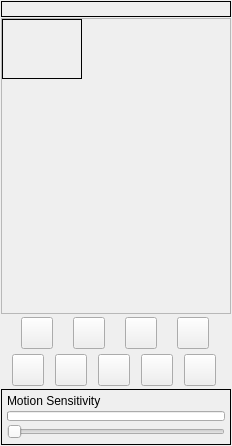
<?xml version="1.0" encoding="UTF-8"?>
<ui version="4.0">
 <class>CamViewWidgetUi</class>
 <widget class="QWidget" name="CamViewWidgetUi">
  <property name="geometry">
   <rect>
    <x>0</x>
    <y>0</y>
    <width>232</width>
    <height>446</height>
   </rect>
  </property>
  <property name="sizePolicy">
   <sizepolicy hsizetype="Expanding" vsizetype="Expanding">
    <horstretch>0</horstretch>
    <verstretch>0</verstretch>
   </sizepolicy>
  </property>
  <property name="minimumSize">
   <size>
    <width>0</width>
    <height>0</height>
   </size>
  </property>
  <property name="windowTitle">
   <string>Form</string>
  </property>
  <layout class="QVBoxLayout" name="verticalLayout">
   <property name="spacing">
    <number>1</number>
   </property>
   <property name="leftMargin">
    <number>1</number>
   </property>
   <property name="topMargin">
    <number>1</number>
   </property>
   <property name="rightMargin">
    <number>1</number>
   </property>
   <property name="bottomMargin">
    <number>1</number>
   </property>
   <item>
    <widget class="QLabel" name="m_UserMsgLabel">
     <property name="sizePolicy">
      <sizepolicy hsizetype="Expanding" vsizetype="Minimum">
       <horstretch>0</horstretch>
       <verstretch>0</verstretch>
      </sizepolicy>
     </property>
     <property name="minimumSize">
      <size>
       <width>0</width>
       <height>13</height>
      </size>
     </property>
     <property name="maximumSize">
      <size>
       <width>16777215</width>
       <height>16777215</height>
      </size>
     </property>
     <property name="frameShape">
      <enum>QFrame::Box</enum>
     </property>
     <property name="text">
      <string/>
     </property>
    </widget>
   </item>
   <item>
    <widget class="VxAspectFrame" name="m_VideoFrame">
     <property name="sizePolicy">
      <sizepolicy hsizetype="Expanding" vsizetype="Expanding">
       <horstretch>0</horstretch>
       <verstretch>0</verstretch>
      </sizepolicy>
     </property>
     <property name="frameShape">
      <enum>QFrame::StyledPanel</enum>
     </property>
     <property name="frameShadow">
      <enum>QFrame::Raised</enum>
     </property>
     <widget class="VxLabel" name="m_VideoScreen">
      <property name="geometry">
       <rect>
        <x>1</x>
        <y>1</y>
        <width>80</width>
        <height>60</height>
       </rect>
      </property>
      <property name="sizePolicy">
       <sizepolicy hsizetype="Ignored" vsizetype="Ignored">
        <horstretch>0</horstretch>
        <verstretch>0</verstretch>
       </sizepolicy>
      </property>
      <property name="minimumSize">
       <size>
        <width>80</width>
        <height>60</height>
       </size>
      </property>
      <property name="frameShape">
       <enum>QFrame::Box</enum>
      </property>
      <property name="text">
       <string/>
      </property>
      <property name="alignment">
       <set>Qt::AlignCenter</set>
      </property>
     </widget>
    </widget>
   </item>
   <item>
    <widget class="QFrame" name="m_VidCtrlFrame">
     <property name="sizePolicy">
      <sizepolicy hsizetype="Preferred" vsizetype="Minimum">
       <horstretch>0</horstretch>
       <verstretch>0</verstretch>
      </sizepolicy>
     </property>
     <property name="minimumSize">
      <size>
       <width>0</width>
       <height>36</height>
      </size>
     </property>
     <property name="maximumSize">
      <size>
       <width>16777215</width>
       <height>16777215</height>
      </size>
     </property>
     <property name="frameShape">
      <enum>QFrame::NoFrame</enum>
     </property>
     <layout class="QHBoxLayout" name="horizontalLayout">
      <property name="spacing">
       <number>0</number>
      </property>
      <property name="leftMargin">
       <number>0</number>
      </property>
      <property name="topMargin">
       <number>0</number>
      </property>
      <property name="rightMargin">
       <number>0</number>
      </property>
      <property name="bottomMargin">
       <number>0</number>
      </property>
      <item>
       <widget class="VxPushButton" name="m_CamSourceButton">
        <property name="sizePolicy">
         <sizepolicy hsizetype="Fixed" vsizetype="Fixed">
          <horstretch>0</horstretch>
          <verstretch>0</verstretch>
         </sizepolicy>
        </property>
        <property name="minimumSize">
         <size>
          <width>32</width>
          <height>32</height>
         </size>
        </property>
        <property name="maximumSize">
         <size>
          <width>32</width>
          <height>32</height>
         </size>
        </property>
        <property name="text">
         <string notr="true"/>
        </property>
        <property name="iconSize">
         <size>
          <width>32</width>
          <height>32</height>
         </size>
        </property>
       </widget>
      </item>
      <item>
       <widget class="VxPushButton" name="m_CamPreviewButton">
        <property name="sizePolicy">
         <sizepolicy hsizetype="Fixed" vsizetype="Fixed">
          <horstretch>0</horstretch>
          <verstretch>0</verstretch>
         </sizepolicy>
        </property>
        <property name="minimumSize">
         <size>
          <width>32</width>
          <height>32</height>
         </size>
        </property>
        <property name="maximumSize">
         <size>
          <width>32</width>
          <height>32</height>
         </size>
        </property>
        <property name="text">
         <string notr="true"/>
        </property>
        <property name="iconSize">
         <size>
          <width>32</width>
          <height>32</height>
         </size>
        </property>
       </widget>
      </item>
      <item>
       <widget class="VxPushButton" name="m_CamRotateButton">
        <property name="sizePolicy">
         <sizepolicy hsizetype="Fixed" vsizetype="Fixed">
          <horstretch>0</horstretch>
          <verstretch>0</verstretch>
         </sizepolicy>
        </property>
        <property name="minimumSize">
         <size>
          <width>32</width>
          <height>32</height>
         </size>
        </property>
        <property name="maximumSize">
         <size>
          <width>32</width>
          <height>32</height>
         </size>
        </property>
        <property name="text">
         <string notr="true"/>
        </property>
        <property name="iconSize">
         <size>
          <width>32</width>
          <height>32</height>
         </size>
        </property>
       </widget>
      </item>
      <item>
       <widget class="VxPushButton" name="m_ImageRotateButton">
        <property name="sizePolicy">
         <sizepolicy hsizetype="Fixed" vsizetype="Fixed">
          <horstretch>0</horstretch>
          <verstretch>0</verstretch>
         </sizepolicy>
        </property>
        <property name="minimumSize">
         <size>
          <width>32</width>
          <height>32</height>
         </size>
        </property>
        <property name="maximumSize">
         <size>
          <width>32</width>
          <height>32</height>
         </size>
        </property>
        <property name="text">
         <string notr="true"/>
        </property>
        <property name="iconSize">
         <size>
          <width>32</width>
          <height>32</height>
         </size>
        </property>
       </widget>
      </item>
     </layout>
    </widget>
   </item>
   <item>
    <widget class="QFrame" name="m_RecordCtrlFrame">
     <property name="sizePolicy">
      <sizepolicy hsizetype="Preferred" vsizetype="Minimum">
       <horstretch>0</horstretch>
       <verstretch>0</verstretch>
      </sizepolicy>
     </property>
     <property name="minimumSize">
      <size>
       <width>0</width>
       <height>36</height>
      </size>
     </property>
     <property name="maximumSize">
      <size>
       <width>16777215</width>
       <height>16777215</height>
      </size>
     </property>
     <property name="frameShape">
      <enum>QFrame::NoFrame</enum>
     </property>
     <layout class="QHBoxLayout" name="horizontalLayout_2">
      <property name="spacing">
       <number>0</number>
      </property>
      <property name="leftMargin">
       <number>0</number>
      </property>
      <property name="topMargin">
       <number>0</number>
      </property>
      <property name="rightMargin">
       <number>0</number>
      </property>
      <property name="bottomMargin">
       <number>0</number>
      </property>
      <item>
       <widget class="VxPushButton" name="m_PictureSnapshotButton">
        <property name="sizePolicy">
         <sizepolicy hsizetype="Fixed" vsizetype="Fixed">
          <horstretch>0</horstretch>
          <verstretch>0</verstretch>
         </sizepolicy>
        </property>
        <property name="minimumSize">
         <size>
          <width>32</width>
          <height>32</height>
         </size>
        </property>
        <property name="maximumSize">
         <size>
          <width>32</width>
          <height>32</height>
         </size>
        </property>
        <property name="text">
         <string notr="true"/>
        </property>
        <property name="iconSize">
         <size>
          <width>32</width>
          <height>32</height>
         </size>
        </property>
       </widget>
      </item>
      <item>
       <widget class="VxPushButton" name="m_NormalRecordButton">
        <property name="sizePolicy">
         <sizepolicy hsizetype="Fixed" vsizetype="Fixed">
          <horstretch>0</horstretch>
          <verstretch>0</verstretch>
         </sizepolicy>
        </property>
        <property name="minimumSize">
         <size>
          <width>32</width>
          <height>32</height>
         </size>
        </property>
        <property name="maximumSize">
         <size>
          <width>32</width>
          <height>32</height>
         </size>
        </property>
        <property name="text">
         <string notr="true"/>
        </property>
        <property name="iconSize">
         <size>
          <width>32</width>
          <height>32</height>
         </size>
        </property>
       </widget>
      </item>
      <item>
       <widget class="VxPushButton" name="m_MotionRecordButton">
        <property name="sizePolicy">
         <sizepolicy hsizetype="Fixed" vsizetype="Fixed">
          <horstretch>0</horstretch>
          <verstretch>0</verstretch>
         </sizepolicy>
        </property>
        <property name="minimumSize">
         <size>
          <width>32</width>
          <height>32</height>
         </size>
        </property>
        <property name="maximumSize">
         <size>
          <width>32</width>
          <height>32</height>
         </size>
        </property>
        <property name="text">
         <string notr="true"/>
        </property>
        <property name="iconSize">
         <size>
          <width>32</width>
          <height>32</height>
         </size>
        </property>
       </widget>
      </item>
      <item>
       <widget class="VxPushButton" name="m_MotionAlarmButton">
        <property name="sizePolicy">
         <sizepolicy hsizetype="Fixed" vsizetype="Fixed">
          <horstretch>0</horstretch>
          <verstretch>0</verstretch>
         </sizepolicy>
        </property>
        <property name="minimumSize">
         <size>
          <width>32</width>
          <height>32</height>
         </size>
        </property>
        <property name="maximumSize">
         <size>
          <width>32</width>
          <height>32</height>
         </size>
        </property>
        <property name="text">
         <string notr="true"/>
        </property>
        <property name="iconSize">
         <size>
          <width>32</width>
          <height>32</height>
         </size>
        </property>
       </widget>
      </item>
      <item>
       <widget class="VxPushButton" name="m_VidFilesButton">
        <property name="sizePolicy">
         <sizepolicy hsizetype="Fixed" vsizetype="Fixed">
          <horstretch>0</horstretch>
          <verstretch>0</verstretch>
         </sizepolicy>
        </property>
        <property name="minimumSize">
         <size>
          <width>32</width>
          <height>32</height>
         </size>
        </property>
        <property name="maximumSize">
         <size>
          <width>32</width>
          <height>32</height>
         </size>
        </property>
        <property name="text">
         <string notr="true"/>
        </property>
        <property name="iconSize">
         <size>
          <width>32</width>
          <height>32</height>
         </size>
        </property>
       </widget>
      </item>
     </layout>
    </widget>
   </item>
   <item>
    <widget class="QFrame" name="m_RecordSensitivityFrame">
     <property name="sizePolicy">
      <sizepolicy hsizetype="Preferred" vsizetype="Minimum">
       <horstretch>0</horstretch>
       <verstretch>0</verstretch>
      </sizepolicy>
     </property>
     <property name="minimumSize">
      <size>
       <width>0</width>
       <height>56</height>
      </size>
     </property>
     <property name="maximumSize">
      <size>
       <width>16777215</width>
       <height>16777215</height>
      </size>
     </property>
     <property name="frameShape">
      <enum>QFrame::Box</enum>
     </property>
     <layout class="QVBoxLayout" name="verticalLayout_2">
      <property name="spacing">
       <number>1</number>
      </property>
      <property name="leftMargin">
       <number>5</number>
      </property>
      <property name="topMargin">
       <number>2</number>
      </property>
      <property name="rightMargin">
       <number>5</number>
      </property>
      <property name="bottomMargin">
       <number>2</number>
      </property>
      <item>
       <widget class="QLabel" name="m_MotionSesitivityLabel">
        <property name="sizePolicy">
         <sizepolicy hsizetype="Preferred" vsizetype="Minimum">
          <horstretch>0</horstretch>
          <verstretch>0</verstretch>
         </sizepolicy>
        </property>
        <property name="minimumSize">
         <size>
          <width>0</width>
          <height>18</height>
         </size>
        </property>
        <property name="maximumSize">
         <size>
          <width>16777215</width>
          <height>16777215</height>
         </size>
        </property>
        <property name="text">
         <string>Motion Sensitivity</string>
        </property>
       </widget>
      </item>
      <item>
       <widget class="QProgressBar" name="m_MotionBar">
        <property name="sizePolicy">
         <sizepolicy hsizetype="Expanding" vsizetype="Minimum">
          <horstretch>0</horstretch>
          <verstretch>0</verstretch>
         </sizepolicy>
        </property>
        <property name="minimumSize">
         <size>
          <width>0</width>
          <height>10</height>
         </size>
        </property>
        <property name="maximumSize">
         <size>
          <width>16777215</width>
          <height>10</height>
         </size>
        </property>
        <property name="value">
         <number>0</number>
        </property>
        <property name="textVisible">
         <bool>false</bool>
        </property>
       </widget>
      </item>
      <item>
       <widget class="QSlider" name="m_MotionSensitivitySlider">
        <property name="sizePolicy">
         <sizepolicy hsizetype="Expanding" vsizetype="Minimum">
          <horstretch>0</horstretch>
          <verstretch>0</verstretch>
         </sizepolicy>
        </property>
        <property name="minimumSize">
         <size>
          <width>0</width>
          <height>20</height>
         </size>
        </property>
        <property name="orientation">
         <enum>Qt::Horizontal</enum>
        </property>
       </widget>
      </item>
     </layout>
    </widget>
   </item>
  </layout>
 </widget>
 <customwidgets>
  <customwidget>
   <class>VxPushButton</class>
   <extends>QPushButton</extends>
   <header>VxPushButton.h</header>
  </customwidget>
  <customwidget>
   <class>VxLabel</class>
   <extends>QLabel</extends>
   <header location="global">VxLabel.h</header>
  </customwidget>
  <customwidget>
   <class>VxAspectFrame</class>
   <extends>QFrame</extends>
   <header>VxAspectFrame.h</header>
   <container>1</container>
  </customwidget>
 </customwidgets>
 <resources/>
 <connections/>
</ui>
